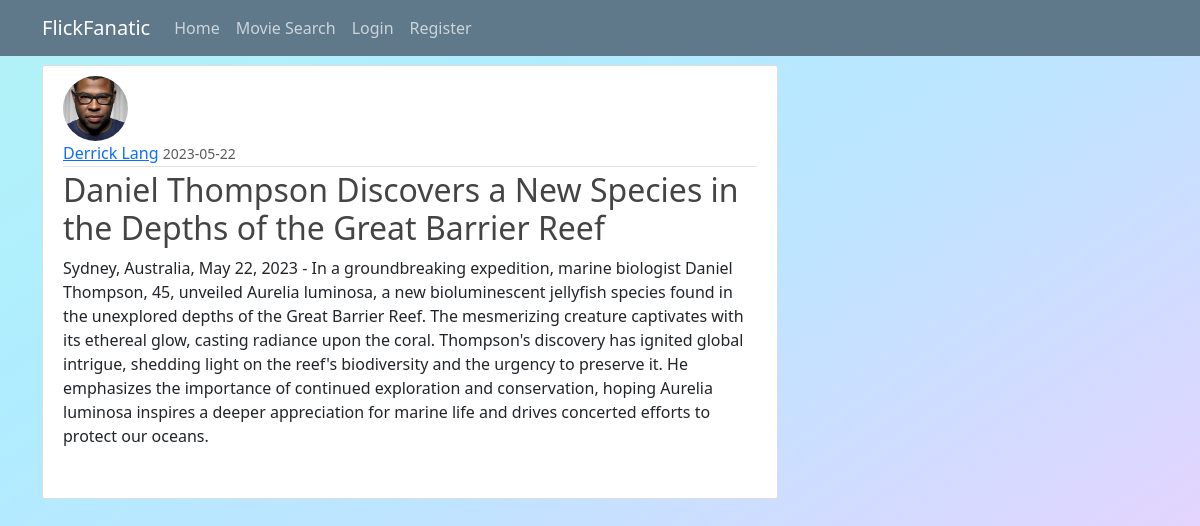
The app's page /post/4 with its own data.
### flickfanatic/models.py (models this page shows, shortened)
class User(db.Model, UserMixin):
    id = db.Column(db.Integer, primary_key=True)
    username = db.Column(db.String(20), unique=True, nullable=False)
    email = db.Column(db.String(120), unique=True, nullable=False)
    image_file = db.Column(db.String(20), nullable=False, default='default.jpg')
    password = db.Column(db.String(60), nullable=False)
    posts = db.relationship('Post', backref='author', lazy=True)

class Post(db.Model):
    id = db.Column(db.Integer, primary_key=True)
    title = db.Column(db.String(100), nullable=False)
    date_posted = db.Column(db.DateTime, nullable=False, default=datetime.utcnow)
    content = db.Column(db.Text, nullable=False)
    user_id = db.Column(db.Integer, db.ForeignKey('user.id'), nullable=False)

### flickfanatic/routes.py (the view)
@app.route("/post/<int:post_id>")
def post(post_id):
    post = Post.query.get_or_404(post_id)
    return render_template('post.html', title=post.title, post=post)

### flickfanatic/templates/post.html (shortened to what this page needs)
{% extends "base.html" %}
{% block content %}
  <article class="media content-section">
    <img class="rounded-circle article-img" src="{{ url_for('static', filename='profile_pics/' + post.author.image_file) }}">
    <div class="media-body">
      <div class="article-metadata">
        <a class="mr-2" href="#">{{ post.author.username }}</a>
        <small class="text-muted">{{ post.date_posted.strftime('%Y-%m-%d') }}</small>
      </div>
      <h2 class="article-title">{{ post.title }}</h2>
      <p class="article-content">{{ post.content }}</p>
    </div>
  </article>
{% endblock content %}

### flickfanatic/static/styles/style.css (style rules this page uses)
html { height: 100%; }
body { background-image: linear-gradient(to left top, #f7ccf9, #dad8ff, #bfe4ff, #afedff, #b2f3f6); margin-top: 5rem; padding-top: 65px; height: 100%; margin: 0; background-repeat: no-repeat; background-attachment: fixed; }
h1,h2,h3,h4,h5,h6 { color: #444444; }
.content-section { background: #ffffff; padding: 10px 20px; border: 1px solid #dddddd; border-radius: 3px; margin-bottom: 20px; }
.article-title { color: #444444; text-decoration: none; }
.article-content { white-space: pre-line; }
.article-img { height: 65px; width: 65px; margin-right: 16px; }
.article-metadata { padding-bottom: 1px; margin-bottom: 4px; border-bottom: 1px solid #e3e3e3; }

### records on screen
User: image_file (picture), author.username "Derrick Lang"
Post: date_posted "2023-05-22", title "Daniel Thompson Discovers a New Species in the Depths of the Great Barrier Reef", content "Sydney, Australia, May 22, 2023 - In a groundbreaking expedition, marine biologist Daniel Thompson, 45, unveiled Aurelia luminosa, a new bioluminescent jellyfish species found in the unexplored depths of the Great Barrier Reef. The mesmerizing creature captivates with its ethereal glow, casting radiance upon the coral. Thompson's discovery has ignited global intrigue, shedding light on the reef's biodiversity and the urgency to preserve it. He emphasizes the importance of continued exploration and conservation, hoping Aurelia luminosa inspires a deeper appreciation for marine life and drives concerted efforts to protect our oceans."
